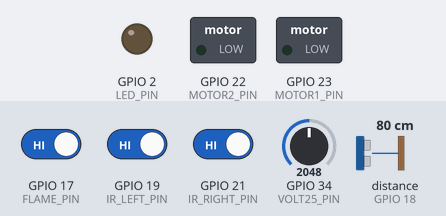
This sketch was run on a simulated ESP32. Shown: switched loads named in the sketch (green lamp = pin HIGH), output pins drawn as LEDs (lit = HIGH). Wiring (inferred from the names in the program): ultrasonic range finder: trigger GPIO 5; echo GPIO 18. Dashed ring = blinking. Inputs (shaded band) come from the test bench; at power-on: GPIO 19 (IR_LEFT_PIN) HIGH, distance to the obstacle (sensor on GPIO 18) 80 cm, GPIO 17 (FLAME_PIN) HIGH, GPIO 21 (IR_RIGHT_PIN) HIGH, GPIO 34 (VOLT25_PIN) = 2048. The echo pulse lasts 58.3 µs per cm; nothing arrives over Bluetooth unless stated; a phone connects over Bluetooth LE 3 s after start; pins used as bus, display or sensor lines are not drawn; what the sketch prints to the serial monitor is not drawn.

Above: at 1.2 s.
1.3 s: GPIO 19 (IR_LEFT_PIN) driven LOW
At 1.9 s:
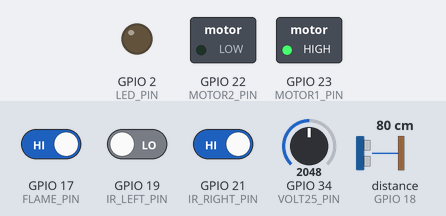
At 4.2 s:
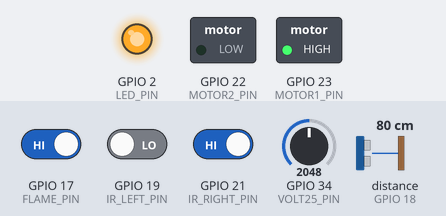
4.3 s: distance to the obstacle (sensor on GPIO 18) set to 22 cm
7.3 s: distance to the obstacle (sensor on GPIO 18) set to 18 cm
At 9.9 s:
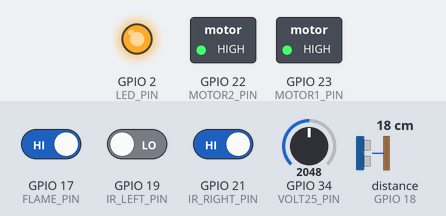
Timing chart, 0 to 15.2 s (numbered marks = the images above; inputs shaded):
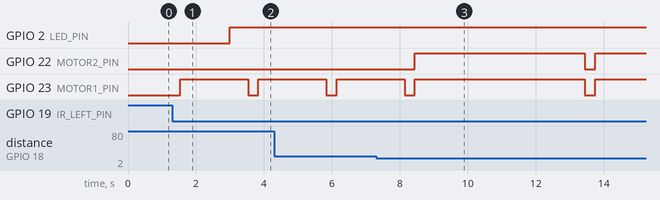

The sketch:

ANKLE.ino
```cpp
#include <BLEDevice.h>
#include <BLEServer.h>
#include <BLEUtils.h>
#include <BLE2902.h>

/************ BLE UUIDs ************/
#define SERVICE_UUID "6E400001-B5A3-F393-E0A9-E50E24DCCA9E"
#define RX_UUID      "6E400002-B5A3-F393-E0A9-E50E24DCCA9E"
#define TX_UUID      "6E400003-B5A3-F393-E0A9-E50E24DCCA9E"

/************ PIN DEFINITIONS ************/
#define TRIG_PIN     5
#define ECHO_PIN     18
#define FLAME_PIN    17
#define IR_LEFT_PIN  19
#define IR_RIGHT_PIN 21
#define MOTOR1_PIN   23   // LEFT MOTOR
#define MOTOR2_PIN   22   // RIGHT MOTOR
#define VOLT25_PIN   34
#define LED_PIN      2    // BLUE LED (ON when BLE connected)

/************ GLOBALS ************/
BLECharacteristic *txChar;
bool bleAlertActive = false;
long duration;
float distance;

/************ BLE SERVER CALLBACK (LED STATUS) ************/
class ServerCallbacks : public BLEServerCallbacks {
  void onConnect(BLEServer* pServer) {
    Serial.println("🔵 BLE CONNECTED");
    digitalWrite(LED_PIN, HIGH);   // BLUE LED ON
  }

  void onDisconnect(BLEServer* pServer) {
    Serial.println("⚪ BLE DISCONNECTED");
    digitalWrite(LED_PIN, LOW);    // LED OFF
    pServer->getAdvertising()->start(); // restart advertising
  }
};

/************ BLE RX CALLBACK ************/
class RXCallbacks : public BLECharacteristicCallbacks {
  void onWrite(BLECharacteristic *c) {
    String cmd = c->getValue().c_str();
    Serial.println("📩 BLE CMD: " + cmd);

    if (cmd == "ALERT") {
      bleAlertActive = true;

      digitalWrite(MOTOR1_PIN, HIGH);
      digitalWrite(MOTOR2_PIN, HIGH);
      delay(3000);                 // 🔊 SOUND → 3 sec
      digitalWrite(MOTOR1_PIN, LOW);
      digitalWrite(MOTOR2_PIN, LOW);

      bleAlertActive = false;
    }

    else if (cmd == "STOP") {
      bleAlertActive = false;
      digitalWrite(MOTOR1_PIN, LOW);
      digitalWrite(MOTOR2_PIN, LOW);
    }
  }
};

/************ BATTERY ************/
float readBatteryPercent() {
  int adc = analogRead(VOLT25_PIN);
  float v = (adc / 4095.0) * 3.3 * 5.0;
  v = constrain(v, 0, 10);
  return (v / 10.0) * 100.0;
}

/************ BLE SEND ************/
void sendBLE(String data) {
  txChar->setValue(data.c_str());
  txChar->notify();
}

/************ SETUP ************/
void setup() {
  Serial.begin(115200);

  pinMode(TRIG_PIN, OUTPUT);
  pinMode(ECHO_PIN, INPUT);
  pinMode(FLAME_PIN, INPUT);
  pinMode(IR_LEFT_PIN, INPUT);
  pinMode(IR_RIGHT_PIN, INPUT);
  pinMode(MOTOR1_PIN, OUTPUT);
  pinMode(MOTOR2_PIN, OUTPUT);
  pinMode(LED_PIN, OUTPUT);

  digitalWrite(MOTOR1_PIN, LOW);
  digitalWrite(MOTOR2_PIN, LOW);
  digitalWrite(LED_PIN, LOW);  // LED OFF initially

  BLEDevice::init("SafeStepper");
  BLEServer *server = BLEDevice::createServer();
  server->setCallbacks(new ServerCallbacks());

  BLEService *service = server->createService(SERVICE_UUID);

  BLECharacteristic *rxChar = service->createCharacteristic(
    RX_UUID,
    BLECharacteristic::PROPERTY_WRITE
  );
  rxChar->setCallbacks(new RXCallbacks());

  txChar = service->createCharacteristic(
    TX_UUID,
    BLECharacteristic::PROPERTY_NOTIFY
  );
  txChar->addDescriptor(new BLE2902());

  service->start();
  BLEDevice::getAdvertising()->start();

  Serial.println("✅ ESP32 BLE READY");
}

/************ LOOP ************/
void loop() {

  // ---------- ULTRASONIC ----------
  digitalWrite(TRIG_PIN, LOW);
  delayMicroseconds(2);
  digitalWrite(TRIG_PIN, HIGH);
  delayMicroseconds(10);
  digitalWrite(TRIG_PIN, LOW);

  duration = pulseIn(ECHO_PIN, HIGH, 30000);
  distance = (duration > 0) ? (duration * 0.0343 / 2) : 0;

  // ---------- SENSOR READ ----------
  int flame = digitalRead(FLAME_PIN);     // LOW = fire
  int irL   = digitalRead(IR_LEFT_PIN);   // LOW = object
  int irR   = digitalRead(IR_RIGHT_PIN);  // LOW = object
  float battery = readBatteryPercent();

  // ---------- SEND BLE DATA ----------
  String payload =
    "DIST:" + String(distance, 1) +
    ",BAT:" + String(battery, 0) +
    ",FLAME:" + String(flame) +
    ",IRL:" + String(irL) +
    ",IRR:" + String(irR);

  sendBLE(payload);

  // ---------- VIBRATION LOGIC ----------
  if (!bleAlertActive) {

    // 🔥 FLAME → 5 sec
    if (flame == LOW) {
      digitalWrite(MOTOR1_PIN, HIGH);
      digitalWrite(MOTOR2_PIN, HIGH);
      delay(5000);
      digitalWrite(MOTOR1_PIN, LOW);
      digitalWrite(MOTOR2_PIN, LOW);
    }

    // 📏 ULTRASONIC → 5 sec
    else if (distance > 0 && distance <= 20) {
      digitalWrite(MOTOR1_PIN, HIGH);
      digitalWrite(MOTOR2_PIN, HIGH);
      delay(5000);
      digitalWrite(MOTOR1_PIN, LOW);
      digitalWrite(MOTOR2_PIN, LOW);
    }

    // ⬅ IR LEFT → 2 sec
    else if (irL == LOW) {
      digitalWrite(MOTOR1_PIN, HIGH);
      delay(2000);
      digitalWrite(MOTOR1_PIN, LOW);
    }

    // ➡ IR RIGHT → 2 sec
    else if (irR == LOW) {
      digitalWrite(MOTOR2_PIN, HIGH);
      delay(2000);
      digitalWrite(MOTOR2_PIN, LOW);
    }
  }

  delay(300);
}
```

Measured:
- the behaviour switches between 21 and 20 cm on distance to the obstacle (sensor on GPIO 18) (found by bisection; images 2 and 3)
- after the input at 1.3 s, GPIO 23 (MOTOR1_PIN): LOW → HIGH after 0.23 s, → LOW 2.0 s later, → HIGH 0.31 s later
- after the input at 7.3 s, GPIO 22 (MOTOR2_PIN): LOW → HIGH after 1.1 s, → LOW 5.0 s later, → HIGH 0.30 s later; GPIO 23 (MOTOR1_PIN): HIGH → LOW after 6.1 s, → HIGH 0.30 s later
